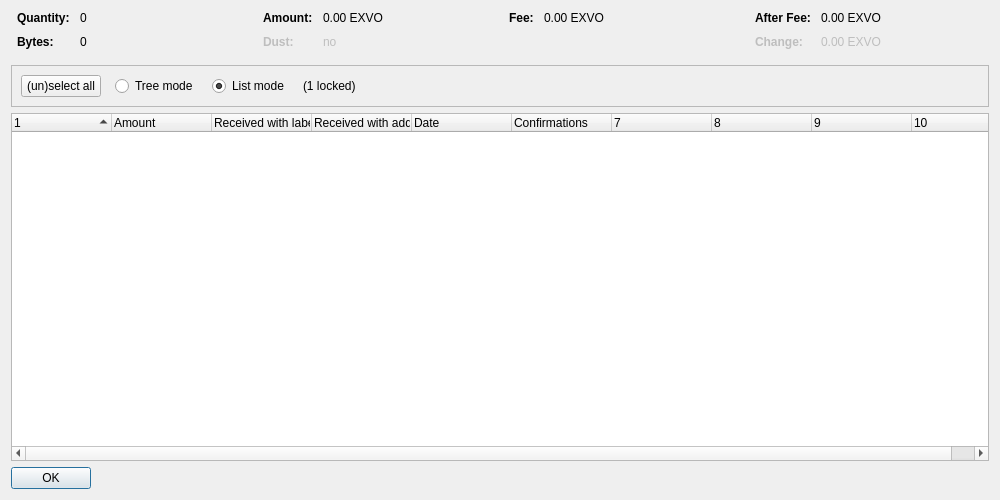
<?xml version="1.0" encoding="UTF-8"?>
<ui version="4.0">
 <class>CoinControlDialog</class>
 <widget class="QDialog" name="CoinControlDialog">
  <property name="geometry">
   <rect>
    <x>0</x>
    <y>0</y>
    <width>1000</width>
    <height>500</height>
   </rect>
  </property>
  <property name="windowTitle">
   <string>Coin Selection</string>
  </property>
  <layout class="QVBoxLayout" name="verticalLayout">
   <item>
    <layout class="QHBoxLayout" name="horizontalLayoutTop" stretch="0,0,0,0">
     <property name="topMargin">
      <number>0</number>
     </property>
     <property name="bottomMargin">
      <number>10</number>
     </property>
     <item>
      <layout class="QFormLayout" name="formLayoutCoinControl1">
       <property name="horizontalSpacing">
        <number>10</number>
       </property>
       <property name="verticalSpacing">
        <number>10</number>
       </property>
       <property name="leftMargin">
        <number>6</number>
       </property>
       <property name="rightMargin">
        <number>6</number>
       </property>
       <item row="0" column="0">
        <widget class="QLabel" name="labelCoinControlQuantityText">
         <property name="font">
          <font>
           <weight>75</weight>
           <bold>true</bold>
          </font>
         </property>
         <property name="text">
          <string>Quantity:</string>
         </property>
        </widget>
       </item>
       <item row="0" column="1">
        <widget class="QLabel" name="labelCoinControlQuantity">
         <property name="cursor">
          <cursorShape>IBeamCursor</cursorShape>
         </property>
         <property name="contextMenuPolicy">
          <enum>Qt::ActionsContextMenu</enum>
         </property>
         <property name="text">
          <string notr="true">0</string>
         </property>
         <property name="textInteractionFlags">
          <set>Qt::LinksAccessibleByMouse|Qt::TextSelectableByKeyboard|Qt::TextSelectableByMouse</set>
         </property>
        </widget>
       </item>
       <item row="1" column="0">
        <widget class="QLabel" name="labelCoinControlBytesText">
         <property name="font">
          <font>
           <weight>75</weight>
           <bold>true</bold>
          </font>
         </property>
         <property name="text">
          <string>Bytes:</string>
         </property>
        </widget>
       </item>
       <item row="1" column="1">
        <widget class="QLabel" name="labelCoinControlBytes">
         <property name="cursor">
          <cursorShape>IBeamCursor</cursorShape>
         </property>
         <property name="contextMenuPolicy">
          <enum>Qt::ActionsContextMenu</enum>
         </property>
         <property name="text">
          <string notr="true">0</string>
         </property>
         <property name="textInteractionFlags">
          <set>Qt::LinksAccessibleByMouse|Qt::TextSelectableByKeyboard|Qt::TextSelectableByMouse</set>
         </property>
        </widget>
       </item>
      </layout>
     </item>
     <item>
      <layout class="QFormLayout" name="formLayoutCoinControl2">
       <property name="horizontalSpacing">
        <number>10</number>
       </property>
       <property name="verticalSpacing">
        <number>10</number>
       </property>
       <property name="leftMargin">
        <number>6</number>
       </property>
       <property name="rightMargin">
        <number>6</number>
       </property>
       <item row="0" column="0">
        <widget class="QLabel" name="labelCoinControlAmountText">
         <property name="font">
          <font>
           <weight>75</weight>
           <bold>true</bold>
          </font>
         </property>
         <property name="text">
          <string>Amount:</string>
         </property>
        </widget>
       </item>
       <item row="0" column="1">
        <widget class="QLabel" name="labelCoinControlAmount">
         <property name="cursor">
          <cursorShape>IBeamCursor</cursorShape>
         </property>
         <property name="contextMenuPolicy">
          <enum>Qt::ActionsContextMenu</enum>
         </property>
         <property name="text">
          <string notr="true">0.00 EXVO</string>
         </property>
         <property name="textInteractionFlags">
          <set>Qt::LinksAccessibleByMouse|Qt::TextSelectableByKeyboard|Qt::TextSelectableByMouse</set>
         </property>
        </widget>
       </item>
       <item row="1" column="0">
        <widget class="QLabel" name="labelCoinControlLowOutputText">
         <property name="enabled">
          <bool>false</bool>
         </property>
         <property name="font">
          <font>
           <weight>75</weight>
           <bold>true</bold>
          </font>
         </property>
         <property name="text">
          <string>Dust:</string>
         </property>
        </widget>
       </item>
       <item row="1" column="1">
        <widget class="QLabel" name="labelCoinControlLowOutput">
         <property name="enabled">
          <bool>false</bool>
         </property>
         <property name="cursor">
          <cursorShape>IBeamCursor</cursorShape>
         </property>
         <property name="contextMenuPolicy">
          <enum>Qt::ActionsContextMenu</enum>
         </property>
         <property name="text">
          <string notr="true">no</string>
         </property>
         <property name="textInteractionFlags">
          <set>Qt::LinksAccessibleByMouse|Qt::TextSelectableByKeyboard|Qt::TextSelectableByMouse</set>
         </property>
        </widget>
       </item>
      </layout>
     </item>
     <item>
      <layout class="QFormLayout" name="formLayoutCoinControl3">
       <property name="horizontalSpacing">
        <number>10</number>
       </property>
       <property name="verticalSpacing">
        <number>10</number>
       </property>
       <property name="leftMargin">
        <number>6</number>
       </property>
       <property name="rightMargin">
        <number>6</number>
       </property>
       <item row="0" column="0">
        <widget class="QLabel" name="labelCoinControlFeeText">
         <property name="font">
          <font>
           <weight>75</weight>
           <bold>true</bold>
          </font>
         </property>
         <property name="text">
          <string>Fee:</string>
         </property>
        </widget>
       </item>
       <item row="0" column="1">
        <widget class="QLabel" name="labelCoinControlFee">
         <property name="cursor">
          <cursorShape>IBeamCursor</cursorShape>
         </property>
         <property name="contextMenuPolicy">
          <enum>Qt::ActionsContextMenu</enum>
         </property>
         <property name="text">
          <string notr="true">0.00 EXVO</string>
         </property>
         <property name="textInteractionFlags">
          <set>Qt::LinksAccessibleByMouse|Qt::TextSelectableByKeyboard|Qt::TextSelectableByMouse</set>
         </property>
        </widget>
       </item>
      </layout>
     </item>
     <item>
      <layout class="QFormLayout" name="formLayoutCoinControl4">
       <property name="horizontalSpacing">
        <number>10</number>
       </property>
       <property name="verticalSpacing">
        <number>10</number>
       </property>
       <property name="leftMargin">
        <number>6</number>
       </property>
       <property name="rightMargin">
        <number>6</number>
       </property>
       <item row="0" column="0">
        <widget class="QLabel" name="labelCoinControlAfterFeeText">
         <property name="font">
          <font>
           <weight>75</weight>
           <bold>true</bold>
          </font>
         </property>
         <property name="text">
          <string>After Fee:</string>
         </property>
        </widget>
       </item>
       <item row="0" column="1">
        <widget class="QLabel" name="labelCoinControlAfterFee">
         <property name="cursor">
          <cursorShape>IBeamCursor</cursorShape>
         </property>
         <property name="contextMenuPolicy">
          <enum>Qt::ActionsContextMenu</enum>
         </property>
         <property name="text">
          <string notr="true">0.00 EXVO</string>
         </property>
         <property name="textInteractionFlags">
          <set>Qt::LinksAccessibleByMouse|Qt::TextSelectableByKeyboard|Qt::TextSelectableByMouse</set>
         </property>
        </widget>
       </item>
       <item row="1" column="0">
        <widget class="QLabel" name="labelCoinControlChangeText">
         <property name="enabled">
          <bool>false</bool>
         </property>
         <property name="font">
          <font>
           <weight>75</weight>
           <bold>true</bold>
          </font>
         </property>
         <property name="text">
          <string>Change:</string>
         </property>
        </widget>
       </item>
       <item row="1" column="1">
        <widget class="QLabel" name="labelCoinControlChange">
         <property name="enabled">
          <bool>false</bool>
         </property>
         <property name="cursor">
          <cursorShape>IBeamCursor</cursorShape>
         </property>
         <property name="contextMenuPolicy">
          <enum>Qt::ActionsContextMenu</enum>
         </property>
         <property name="text">
          <string notr="true">0.00 EXVO</string>
         </property>
         <property name="textInteractionFlags">
          <set>Qt::LinksAccessibleByMouse|Qt::TextSelectableByKeyboard|Qt::TextSelectableByMouse</set>
         </property>
        </widget>
       </item>
      </layout>
     </item>
    </layout>
   </item>
   <item>
    <widget class="QFrame" name="frame">
     <property name="minimumSize">
      <size>
       <width>0</width>
       <height>40</height>
      </size>
     </property>
     <property name="frameShape">
      <enum>QFrame::StyledPanel</enum>
     </property>
     <property name="frameShadow">
      <enum>QFrame::Sunken</enum>
     </property>
     <layout class="QHBoxLayout" name="horizontalLayout">
      <item>
       <layout class="QHBoxLayout" name="horizontalLayoutPanel" stretch="0,0,0,0,0">
        <property name="spacing">
         <number>14</number>
        </property>
        <item>
         <widget class="QPushButton" name="pushButtonSelectAll">
          <property name="sizePolicy">
           <sizepolicy hsizetype="Maximum" vsizetype="Fixed">
            <horstretch>0</horstretch>
            <verstretch>0</verstretch>
           </sizepolicy>
          </property>
          <property name="text">
           <string>(un)select all</string>
          </property>
          <property name="autoDefault">
           <bool>false</bool>
          </property>
         </widget>
        </item>
        <item>
         <widget class="QRadioButton" name="radioTreeMode">
          <property name="sizePolicy">
           <sizepolicy hsizetype="Maximum" vsizetype="Fixed">
            <horstretch>0</horstretch>
            <verstretch>0</verstretch>
           </sizepolicy>
          </property>
          <property name="text">
           <string>Tree mode</string>
          </property>
         </widget>
        </item>
        <item>
         <widget class="QRadioButton" name="radioListMode">
          <property name="sizePolicy">
           <sizepolicy hsizetype="Maximum" vsizetype="Fixed">
            <horstretch>0</horstretch>
            <verstretch>0</verstretch>
           </sizepolicy>
          </property>
          <property name="text">
           <string>List mode</string>
          </property>
          <property name="checked">
           <bool>true</bool>
          </property>
         </widget>
        </item>
        <item>
         <widget class="QLabel" name="labelLocked">
          <property name="text">
           <string notr="true">(1 locked)</string>
          </property>
         </widget>
        </item>
        <item>
         <spacer name="horizontalSpacer">
          <property name="orientation">
           <enum>Qt::Horizontal</enum>
          </property>
          <property name="sizeHint" stdset="0">
           <size>
            <width>40</width>
            <height>20</height>
           </size>
          </property>
         </spacer>
        </item>
       </layout>
      </item>
     </layout>
    </widget>
   </item>
   <item>
    <widget class="CoinControlTreeWidget" name="treeWidget">
     <property name="contextMenuPolicy">
      <enum>Qt::CustomContextMenu</enum>
     </property>
     <property name="sortingEnabled">
      <bool>false</bool>
     </property>
     <property name="columnCount">
      <number>10</number>
     </property>
     <attribute name="headerShowSortIndicator" stdset="0">
      <bool>true</bool>
     </attribute>
     <attribute name="headerStretchLastSection">
      <bool>false</bool>
     </attribute>
     <column>
      <property name="text">
       <string/>
      </property>
     </column>
     <column>
      <property name="text">
       <string>Amount</string>
      </property>
     </column>
     <column>
      <property name="text">
       <string>Received with label</string>
      </property>
     </column>
     <column>
      <property name="text">
       <string>Received with address</string>
      </property>
     </column>
     <column>
      <property name="text">
       <string>Date</string>
      </property>
     </column>
     <column>
      <property name="text">
       <string>Confirmations</string>
      </property>
      <property name="toolTip">
       <string>Confirmed</string>
      </property>
     </column>
     <column>
      <property name="text">
       <string/>
      </property>
     </column>
     <column>
      <property name="text">
       <string/>
      </property>
     </column>
     <column>
      <property name="text">
       <string/>
      </property>
     </column>
     <column>
      <property name="text">
       <string/>
      </property>
     </column>
    </widget>
   </item>
   <item>
    <widget class="QDialogButtonBox" name="buttonBox">
     <property name="sizePolicy">
      <sizepolicy hsizetype="Maximum" vsizetype="Fixed">
       <horstretch>0</horstretch>
       <verstretch>0</verstretch>
      </sizepolicy>
     </property>
     <property name="orientation">
      <enum>Qt::Horizontal</enum>
     </property>
     <property name="standardButtons">
      <set>QDialogButtonBox::Ok</set>
     </property>
    </widget>
   </item>
  </layout>
 </widget>
 <customwidgets>
  <customwidget>
   <class>CoinControlTreeWidget</class>
   <extends>QTreeWidget</extends>
   <header>coincontroltreewidget.h</header>
  </customwidget>
 </customwidgets>
 <resources/>
 <connections/>
</ui>
